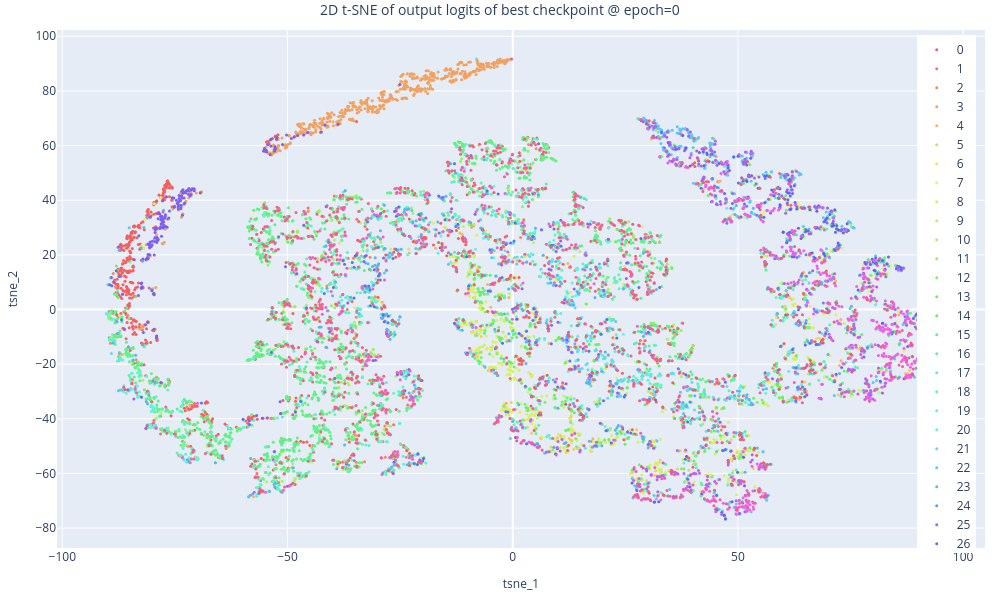
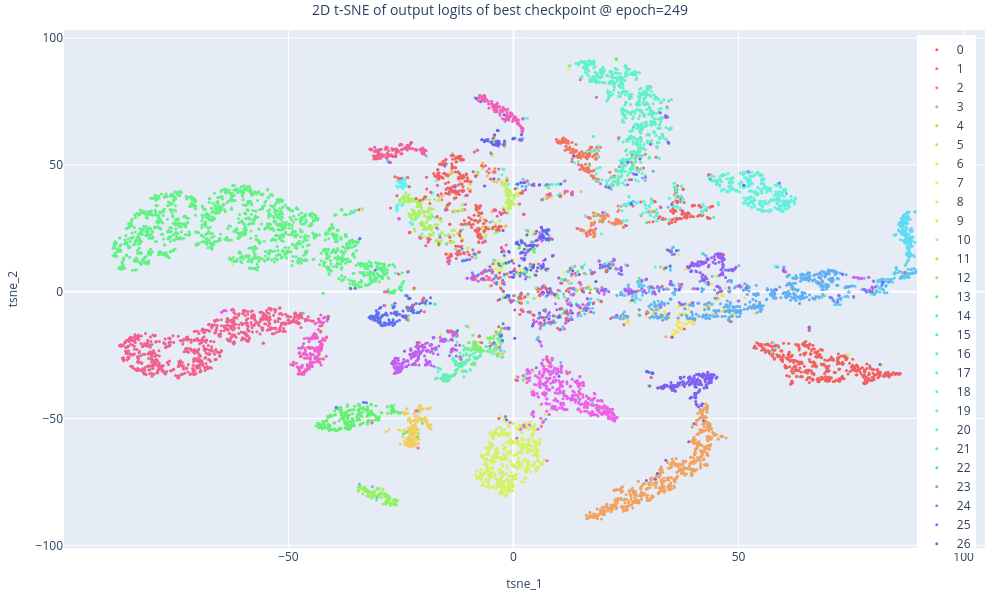
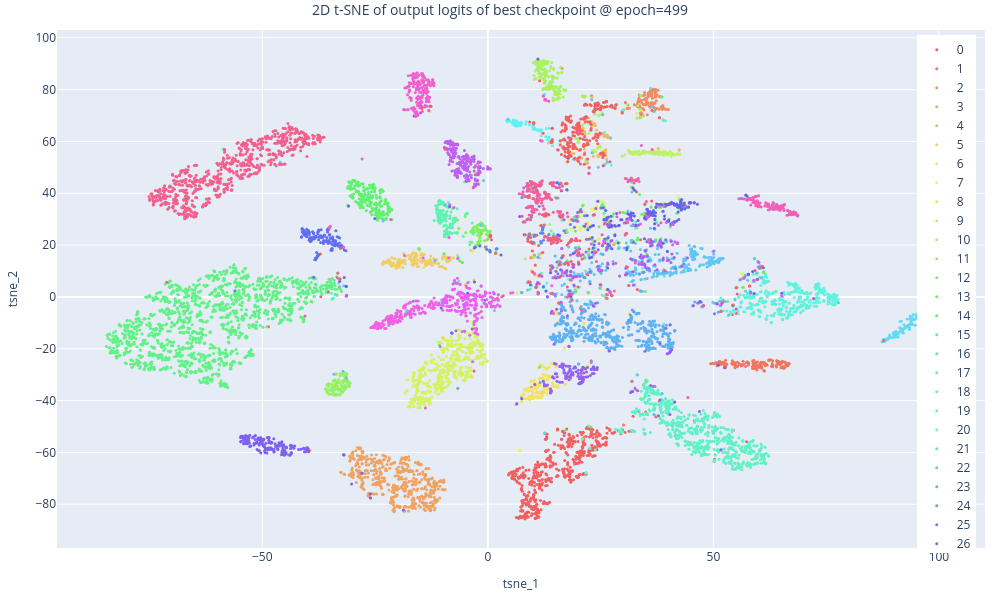
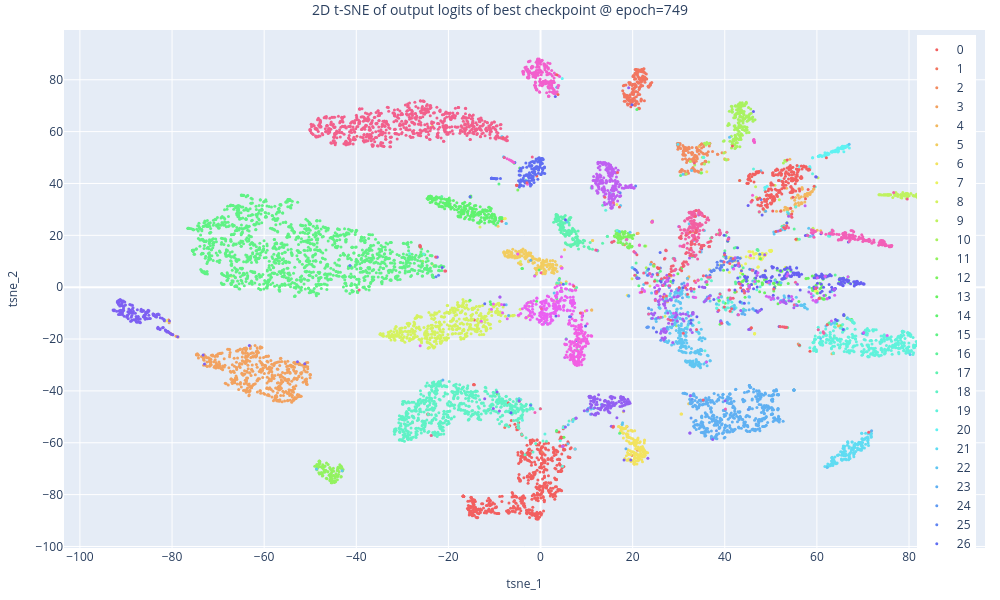

The code cell stored with these charts, in order, in its notebook:
### Code cell
N_SAMPLES = 10_000

# top_runs[0] is the best run (lowest val error) — the same run runs/best
# points at; checkpoints() yields FIRST/Q1/Q2/Q3/LAST (BEST excluded by design).
for checkpoint in top_runs[0].checkpoints():
    if checkpoint is None:
        continue
    VisUtils.two_dim_tsne_checkpoint_logits(checkpoint=checkpoint, ds=ds, n_samples=N_SAMPLES)
